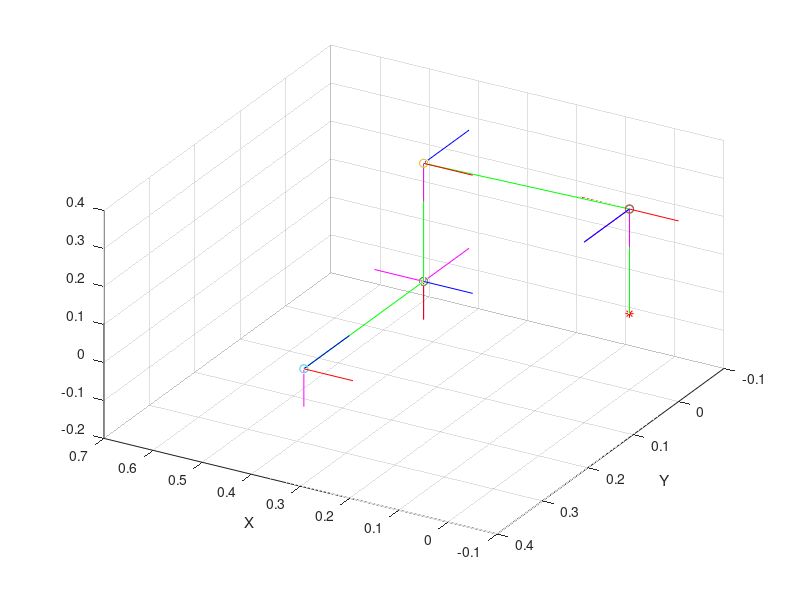

Write the MATLAB code that produced this figure.
%Simon Michaud
%Creation: 2018-10-05
%Modifications

clear all;
theta = [180,270,90,270,270,270];
% theta = [180, 180,180,180,180,180];
% theta = [238,238,100,210,200,0];
%% Variables pour la cinematique du robot    
q(1) = theta(1);
q(2) = theta(2)-90;
q(3) = theta(3)+90;
q(4) = -theta(4);
q(5) = -theta(5);
q(6) = theta(6);


D1 = 0.2755;
D2 = 0.4100;
D3 = 0.2073;
D4 = 0.1038;
D5 = 0.1038;
D6 = 0.16;
e2 = 0.0098;

%% Parametres DH du manipulateur
DH = [0, 0, -D1, q(1); -pi/2, 0, 0, q(2); pi ,D2, -e2, q(3); 3*pi/2, 0, (D3+D4), q(4); pi/2, 0, 0, q(5); 3*pi/2, 0, -(D5+D6), q(6)];

alpha(1)=DH(1,1);
alpha(2)=DH(2,1);
alpha(3)=DH(3,1);
alpha(4)=DH(4,1);
alpha(5)=DH(5,1);
alpha(6)=DH(6,1);

d(1)=DH(1,3);
d(2)=DH(2,3);
d(3)=DH(3,3);
d(4)=DH(4,3);
d(5)=DH(5,3);
d(6)=DH(6,3);

a(1)=DH(1,2);
a(2)=DH(2,2);
a(3)=DH(3,2);
a(4)=DH(4,2);
a(5)=DH(5,2);
a(6)=DH(6,2);

%% Creation des matrices de rotation et de transformation entre les frames
for i=1:6
    T(:,:,i)=[cosd(q(i)) -sind(q(i)) 0 a(i);...
        sind(q(i))*cos(alpha(i)) cos(alpha(i))*cosd(q(i)) -sin(alpha(i)) -d(i)*sin(alpha(i)); ...
        sind(q(i))*sin(alpha(i)) cosd(q(i))*sin(alpha(i)) cos(alpha(i)) d(i)*cos(alpha(i));...
        0 0 0 1];
    Ri_i1(:,:,i) = [cosd(q(i)) -sind(q(i)) 0;...
        sind(q(i))*cos(alpha(i)) cos(alpha(i))*cosd(q(i)) -sin(alpha(i)) ; ...
        sind(q(i))*sin(alpha(i)) cosd(q(i))*sin(alpha(i)) cos(alpha(i))];
    Ri1_i(:,:,i) = transpose(Ri_i1(:,:,i));
           
end
%% Creation des matrices de transformation et de rotation en fonction du frame de reference
T0=[1 0 0 0; 0 -1 0 0; 0 0 -1 0; 0 0 0 1];
T0(:,:,1) = T0 *T(:,:,1);
R0 = [1 0 0; 0 -1 0; 0 0 -1];
R0(:,:,1) = R0*Ri_i1(:,:,1);
Pi_i1(:,:,1) = [T0(1,4,1), T0(2,4,1), T0(3,4,1)];
for i = 2:6
    T0(:,:,i) = T0(:,:,i-1) *T(:,:,i);
    R0(:,:,i) = R0(:,:,i-1)*Ri_i1(:,:,i);
    Pi_i1(:,:,i) = [T0(1,4,i), T0(2,4,i), T0(3,4,i)];
end
%% Vecteurs unitaires des differentes bases vectorielles
for i = 1:6
   ux(:,:,i) = transpose([T0(1,4,i), T0(2,4,i), T0(3,4,i)]) + R0(:,:,i)*[0.1;0;0]; 
   uy(:,:,i) = transpose([T0(1,4,i), T0(2,4,i), T0(3,4,i)]) + R0(:,:,i)*[0;0.1;0]; 
   uz(:,:,i) = transpose([T0(1,4,i), T0(2,4,i), T0(3,4,i)]) + R0(:,:,i)*[0;0;0.1]; 
end

%% plot 
figure(1)
plot3([ 0 T0(1,4,1) T0(1,4,2) T0(1,4,3) T0(1,4,4) T0(1,4,5) T0(1,4,6)],[0  T0(2,4,1) T0(2,4,2) T0(2,4,3) T0(2,4,4) T0(2,4,5) T0(2,4,6)],[0 T0(3,4,1) T0(3,4,2) T0(3,4,3) T0(3,4,4) T0(3,4,5) T0(3,4,6)], 'g')
 xlabel('X')
   ylabel('Y')
%    xlim([-1 1])
%    ylim([-1 1])
%    zlim([-0.1 1.3])
   view(210,40)
grid on
hold on 

plot3([0],[0],[0], '-r*')
for i=1:6
   plot3([Pi_i1(1,1,i)], [Pi_i1(1,2,i)], [Pi_i1(1,3,i)], '-o') 
   plot3([Pi_i1(1,1,i) ux(1,1,i)], [Pi_i1(1,2,i) ux(2,1,i)], [Pi_i1(1,3,i) ux(3,1,i)], 'r')
   plot3([Pi_i1(1,1,i) uy(1,1,i)], [Pi_i1(1,2,i) uy(2,1,i)], [Pi_i1(1,3,i) uy(3,1,i)], 'm')
   plot3([Pi_i1(1,1,i) uz(1,1,i)], [Pi_i1(1,2,i) uz(2,1,i)], [Pi_i1(1,3,i) uz(3,1,i)], 'b')
end





